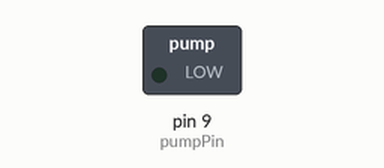
Recording of a sketch running on a simulated Arduino Uno, built with avr-gcc and run on an emulated ATmega328P. Parts: switched loads named in the sketch (green lamp = pin HIGH).

Above: at 0.05 s.
At 1.2 s:
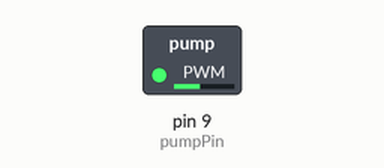
At 2.35 s:
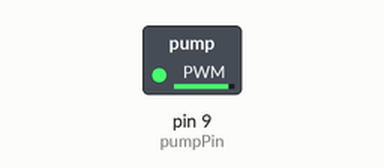
At 4.7 s:
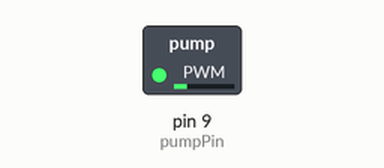
Timing chart, 0 to 6.8 s (numbered marks = the images above):
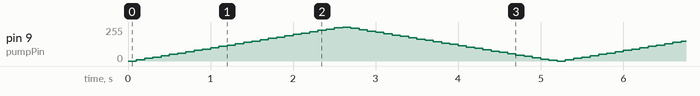

The sketch:

suctionControl.ino
```cpp
const int pumpPin = 9; // PWM pin for controlling the pump
int suctionPower = 0;  // Initial suction power (0-255)

void setup() {
  pinMode(pumpPin, OUTPUT);
}

void loop() {
  // Example: Gradually increase suction power
  for (suctionPower = 0; suctionPower <= 255; suctionPower += 10) {
    analogWrite(pumpPin, suctionPower); // Set PWM signal to control pump power
    delay(100); // Wait for 100 ms
  }

  // Example: Gradually decrease suction power
  for (suctionPower = 255; suctionPower >= 0; suctionPower -= 10) {
    analogWrite(pumpPin, suctionPower); // Set PWM signal to control pump power
    delay(100); // Wait for 100 ms
  }
}
```
